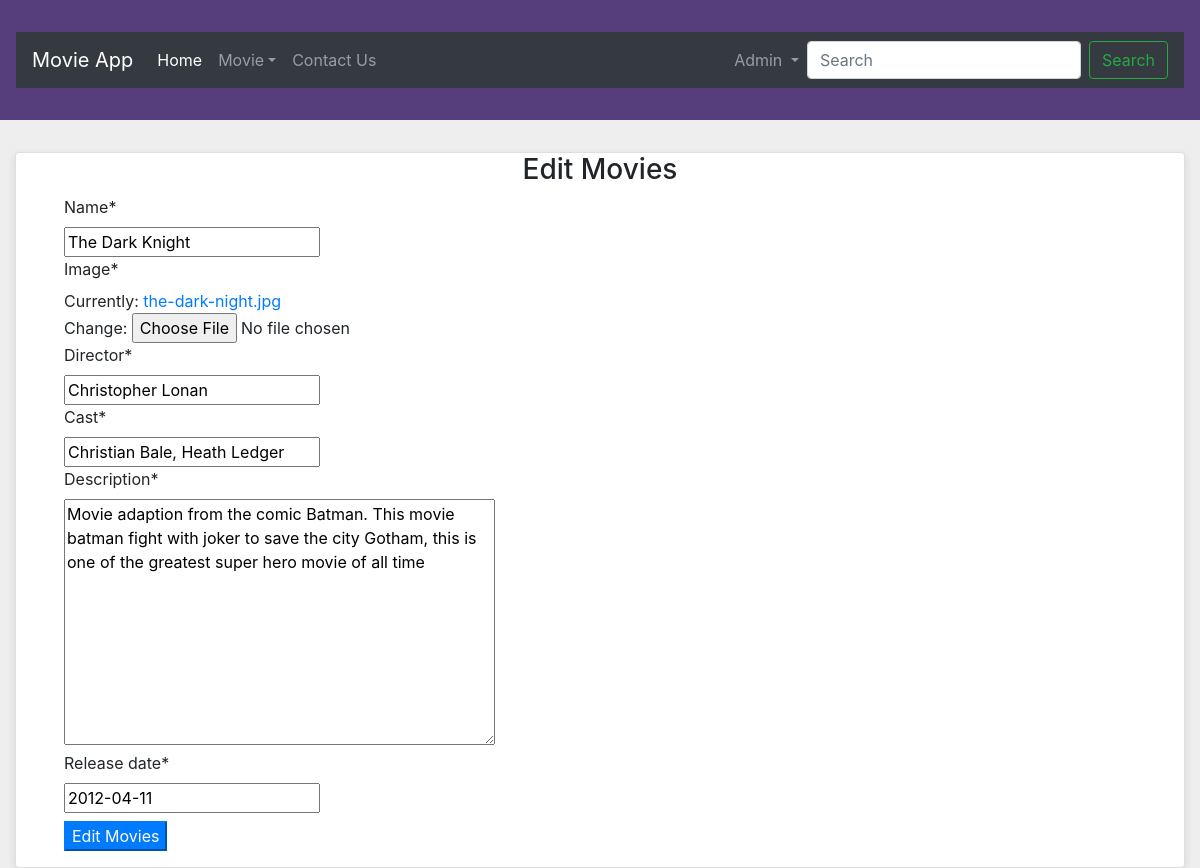
The page /editmovie/1/ (signed in) on the database its author committed.
### movie/models.py (models this page shows, shortened)
class Movie(models.Model):
    name = models.CharField(max_length=300)
    image = models.ImageField(upload_to='images/')
    director = models.CharField(max_length=300)
    cast = models.CharField(max_length=500)
    description = models.TextField(max_length=5000)
    release_date = models.DateField()
    averageRating = models.FloatField(default=0)

### movie/views.py (the view)
# urls.py: path('editmovie/<int:id>/', views.editMovie, name = 'edit-movie'),
def editMovie(request, id):
    movie = Movie.objects.get(id=id)
    if request.user.is_authenticated:
        if request.user.is_superuser:
            if request.method == 'POST':
                form = MovieForm(request.POST or None, instance=movie)
                if form.is_valid():
                    data = form.save()
                    data.save()
                return redirect('movie',id)
            else:
                form = MovieForm(instance=movie)
        else:
            return redirect('index')
    else:
                return redirect('login')
    return render(request, 'movie/addmovie.html', {'form': form, 'controller': "Edit Movies"})

### movie/forms.py
class MovieForm(forms.ModelForm):
    class Meta:
        model = Movie
        fields = ['name', 'image', 'director','cast','description','release_date']

### movie/templates/movie/addmovie.html (shortened to what this page needs)
{% extends 'home.html' %}
{% block content %}
{% load crispy_forms_tags %}
    <div class="container mt-1">
        <div class="card">
                <h3 class="text-center">{{ controller }}</h3>
                <form action="" method="POST" enctype="multipart/form-data" class="ml-5 mb-3">
                      {{ form | crispy }}
                    <input type="submit" class="btn-primary mt-2" value="{{controller}}">
                </form>
            </div>
    </div>
{% endblock %}

### templates/navbar.html (shortened to what this page needs)
<nav class="navbar navbar-expand-sm navbar-dark bg-dark">
    <a class="navbar-brand" href="{% url 'index' %}">Movie App</a>
    <div class="collapse navbar-collapse" id="collapsibleNavId">
        <ul class="navbar-nav mr-auto mt-2 mt-lg-0">
            <li class="nav-item active">
                <a class="nav-link" href="{% url 'index' %}">Home <span class="sr-only">(current)</span></a>
            </li>
            {% if user.is_superuser %}
            <li class="nav-item dropdown">
                <a class="nav-link dropdown-toggle" href="#" id="dropdownId" data-toggle="dropdown" aria-haspopup="true" aria-expanded="false">Movie</a>
            </li>
            {% endif %}
            <li class="nav-item">
                <a class="nav-link" href="#">Contact Us</a>
            </li>
        </ul>
        <ul class="navbar-nav">
            {% if user.is_authenticated %}
            <li class="nav-item dropdown">
                <a class="nav-link dropdown-toggle" href="#" id="navbarDropdown" role="button" data-toggle="dropdown" aria-haspopup="true" aria-expanded="false">
                  {{user.username | capfirst }}
                </a>
              </li>
            {% endif %}
        </ul>
        <form class="form-inline my-2 my-lg-0">
            <input class="form-control mr-sm-2" type="text" placeholder="Search">
            <button class="btn btn-outline-success my-2 my-sm-0" type="submit">Search</button>
        </form>
    </div>
</nav>

### static/css/styles.css (style rules this page uses)
body { background: #eee }
.container { max-width: 1200px; }

### rows shown on the page
Movie: name "The Dark Knight", director "Christopher Lonan", cast "Christian Bale, Heath Ledger", description "Movie adaption from the comic Batman. This movie batman fight with joker to save the city Gotham, this is one of the greatest super hero movie of all time", release_date "2012-04-11"

### other values the page prints
{{ user.username | capfirst }} "Admin"
{{ controller }} "Edit Movies"
